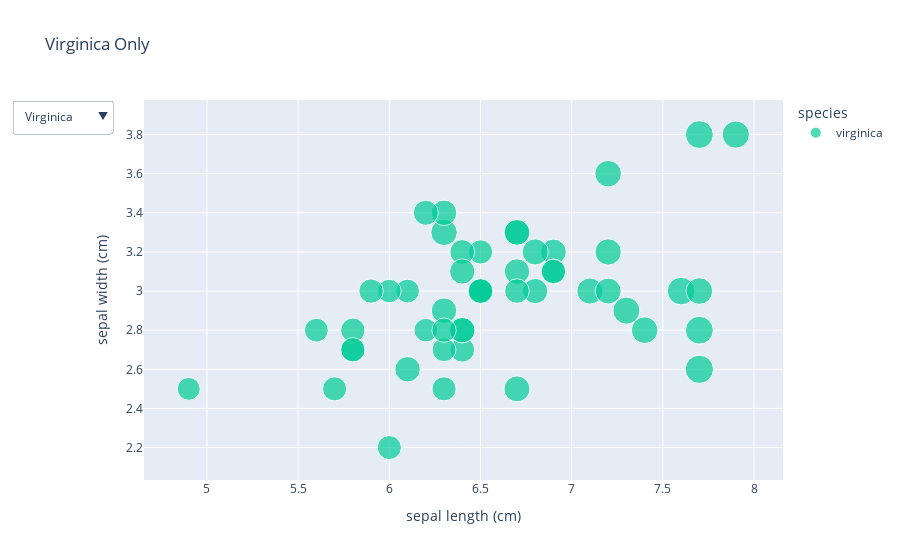

The notebook cell this image was saved under:
### Code cell
import plotly.express as px
from sklearn.datasets import load_iris
import pandas as pd

# Load the Iris dataset
iris = load_iris(as_frame=True)
df = iris.frame
df['species'] = iris.target_names[iris.target]

# Create the initial scatter plot
fig = px.scatter(
    df,
    x='sepal length (cm)',
    y='sepal width (cm)',
    color='species',
    size='petal length (cm)',
    hover_data=['petal width (cm)'],
    title='Interactive Iris Dataset Visualization'
)

# Add a dropdown menu to filter by species
fig.update_layout(
    updatemenus=[
        {
            'buttons': [
                {
                    'method': 'update',
                    'label': 'All Species',
                    'args': [{'visible': [True, True, True]}, {'title': 'All Species'}]
                },
                {
                    'method': 'update',
                    'label': 'Setosa',
                    'args': [{'visible': [True, False, False]}, {'title': 'Setosa Only'}]
                },
                {
                    'method': 'update',
                    'label': 'Versicolor',
                    'args': [{'visible': [False, True, False]}, {'title': 'Versicolor Only'}]
                },
                {
                    'method': 'update',
                    'label': 'Virginica',
                    'args': [{'visible': [False, False, True]}, {'title': 'Virginica Only'}]
                }
            ],
            'direction': 'down',
            'showactive': True,
        }
    ]
)

# Group the data by species to control visibility
fig.for_each_trace(lambda trace: trace.update(visible=True) if trace.name == 'setosa' else None)
fig.for_each_trace(lambda trace: trace.update(visible=True) if trace.name == 'versicolor' else None)
fig.for_each_trace(lambda trace: trace.update(visible=True) if trace.name == 'virginica' else None)

fig.show()

### Figure 1 — Plotly figure (JSON) as saved in the notebook; plotly's stock layout.template omitted (floating-point values rounded to 4 significant figures)
{"data": [{"customdata": [[0.2], [0.2], [0.2], [0.2], [0.2], [0.4], [0.3], [0.2], [0.2], [0.1], [0.2], [0.2], [0.1], [0.1], [0.2], [0.4], [0.4], [0.3], [0.3], [0.3], [0.2], [0.4], [0.2], [0.5], [0.2], [0.2], [0.4], [0.2], [0.2], [0.2], [0.2], [0.4], [0.1], [0.2], [0.2], [0.2], [0.2], [0.1], [0.2], [0.2], [0.3], [0.3], [0.2], [0.6], [0.4], [0.3], [0.2], [0.2], [0.2], [0.2]], "hovertemplate": "species=setosa<br>sepal length (cm)=%{x}<br>sepal width (cm)=%{y}<br>petal length (cm)=%{marker.size}<br>petal width (cm)=%{customdata[0]}<extra></extra>", "legendgroup": "setosa", "marker": {"color": "#636efa", "size": [1.4, 1.4, 1.3, 1.5, 1.4, 1.7, 1.4, 1.5, 1.4, 1.5, 1.5, 1.6, 1.4, 1.1, 1.2, 1.5, 1.3, 1.4, 1.7, 1.5, 1.7, 1.5, 1, 1.7, 1.9, 1.6, 1.6, 1.5, 1.4, 1.6, 1.6, 1.5, 1.5, 1.4, 1.5, 1.2, 1.3, 1.4, 1.3, 1.5, 1.3, 1.3, 1.3, 1.6, 1.9, 1.4, 1.6, 1.4, 1.5, 1.4], "sizemode": "area", "sizeref": 0.01725, "symbol": "circle"}, "mode": "markers", "name": "setosa", "orientation": "v", "showlegend": true, "type": "scatter", "visible": false, "x": [5.1, 4.9, 4.7, 4.6, 5, 5.4, 4.6, 5, 4.4, 4.9, 5.4, 4.8, 4.8, 4.3, 5.8, 5.7, 5.4, 5.1, 5.7, 5.1, 5.4, 5.1, 4.6, 5.1, 4.8, 5, 5, 5.2, 5.2, 4.7, 4.8, 5.4, 5.2, 5.5, 4.9, 5, 5.5, 4.9, 4.4, 5.1, 5, 4.5, 4.4, 5, 5.1, 4.8, 5.1, 4.6, 5.3, 5], "xaxis": "x", "y": [3.5, 3, 3.2, 3.1, 3.6, 3.9, 3.4, 3.4, 2.9, 3.1, 3.7, 3.4, 3, 3, 4, 4.4, 3.9, 3.5, 3.8, 3.8, 3.4, 3.7, 3.6, 3.3, 3.4, 3, 3.4, 3.5, 3.4, 3.2, 3.1, 3.4, 4.1, 4.2, 3.1, 3.2, 3.5, 3.6, 3, 3.4, 3.5, 2.3, 3.2, 3.5, 3.8, 3, 3.8, 3.2, 3.7, 3.3], "yaxis": "y"}, {"customdata": [[1.4], [1.5], [1.5], [1.3], [1.5], [1.3], [1.6], [1], [1.3], [1.4], [1], [1.5], [1], [1.4], [1.3], [1.4], [1.5], [1], [1.5], [1.1], [1.8], [1.3], [1.5], [1.2], [1.3], [1.4], [1.4], [1.7], [1.5], [1], [1.1], [1], [1.2], [1.6], [1.5], [1.6], [1.5], [1.3], [1.3], [1.3], [1.2], [1.4], [1.2], [1], [1.3], [1.2], [1.3], [1.3], [1.1], [1.3]], "hovertemplate": "species=versicolor<br>sepal length (cm)=%{x}<br>sepal width (cm)=%{y}<br>petal length (cm)=%{marker.size}<br>petal width (cm)=%{customdata[0]}<extra></extra>", "legendgroup": "versicolor", "marker": {"color": "#EF553B", "size": [4.7, 4.5, 4.9, 4, 4.6, 4.5, 4.7, 3.3, 4.6, 3.9, 3.5, 4.2, 4, 4.7, 3.6, 4.4, 4.5, 4.1, 4.5, 3.9, 4.8, 4, 4.9, 4.7, 4.3, 4.4, 4.8, 5, 4.5, 3.5, 3.8, 3.7, 3.9, 5.1, 4.5, 4.5, 4.7, 4.4, 4.1, 4, 4.4, 4.6, 4, 3.3, 4.2, 4.2, 4.2, 4.3, 3, 4.1], "sizemode": "area", "sizeref": 0.01725, "symbol": "circle"}, "mode": "markers", "name": "versicolor", "orientation": "v", "showlegend": true, "type": "scatter", "visible": false, "x": [7, 6.4, 6.9, 5.5, 6.5, 5.7, 6.3, 4.9, 6.6, 5.2, 5, 5.9, 6, 6.1, 5.6, 6.7, 5.6, 5.8, 6.2, 5.6, 5.9, 6.1, 6.3, 6.1, 6.4, 6.6, 6.8, 6.7, 6, 5.7, 5.5, 5.5, 5.8, 6, 5.4, 6, 6.7, 6.3, 5.6, 5.5, 5.5, 6.1, 5.8, 5, 5.6, 5.7, 5.7, 6.2, 5.1, 5.7], "xaxis": "x", "y": [3.2, 3.2, 3.1, 2.3, 2.8, 2.8, 3.3, 2.4, 2.9, 2.7, 2, 3, 2.2, 2.9, 2.9, 3.1, 3, 2.7, 2.2, 2.5, 3.2, 2.8, 2.5, 2.8, 2.9, 3, 2.8, 3, 2.9, 2.6, 2.4, 2.4, 2.7, 2.7, 3, 3.4, 3.1, 2.3, 3, 2.5, 2.6, 3, 2.6, 2.3, 2.7, 3, 2.9, 2.9, 2.5, 2.8], "yaxis": "y"}, {"customdata": [[2.5], [1.9], [2.1], [1.8], [2.2], [2.1], [1.7], [1.8], [1.8], [2.5], [2], [1.9], [2.1], [2], [2.4], [2.3], [1.8], [2.2], [2.3], [1.5], [2.3], [2], [2], [1.8], [2.1], [1.8], [1.8], [1.8], [2.1], [1.6], [1.9], [2], [2.2], [1.5], [1.4], [2.3], [2.4], [1.8], [1.8], [2.1], [2.4], [2.3], [1.9], [2.3], [2.5], [2.3], [1.9], [2], [2.3], [1.8]], "hovertemplate": "species=virginica<br>sepal length (cm)=%{x}<br>sepal width (cm)=%{y}<br>petal length (cm)=%{marker.size}<br>petal width (cm)=%{customdata[0]}<extra></extra>", "legendgroup": "virginica", "marker": {"color": "#00cc96", "size": [6, 5.1, 5.9, 5.6, 5.8, 6.6, 4.5, 6.3, 5.8, 6.1, 5.1, 5.3, 5.5, 5, 5.1, 5.3, 5.5, 6.7, 6.9, 5, 5.7, 4.9, 6.7, 4.9, 5.7, 6, 4.8, 4.9, 5.6, 5.8, 6.1, 6.4, 5.6, 5.1, 5.6, 6.1, 5.6, 5.5, 4.8, 5.4, 5.6, 5.1, 5.1, 5.9, 5.7, 5.2, 5, 5.2, 5.4, 5.1], "sizemode": "area", "sizeref": 0.01725, "symbol": "circle"}, "mode": "markers", "name": "virginica", "orientation": "v", "showlegend": true, "type": "scatter", "visible": true, "x": [6.3, 5.8, 7.1, 6.3, 6.5, 7.6, 4.9, 7.3, 6.7, 7.2, 6.5, 6.4, 6.8, 5.7, 5.8, 6.4, 6.5, 7.7, 7.7, 6, 6.9, 5.6, 7.7, 6.3, 6.7, 7.2, 6.2, 6.1, 6.4, 7.2, 7.4, 7.9, 6.4, 6.3, 6.1, 7.7, 6.3, 6.4, 6, 6.9, 6.7, 6.9, 5.8, 6.8, 6.7, 6.7, 6.3, 6.5, 6.2, 5.9], "xaxis": "x", "y": [3.3, 2.7, 3, 2.9, 3, 3, 2.5, 2.9, 2.5, 3.6, 3.2, 2.7, 3, 2.5, 2.8, 3.2, 3, 3.8, 2.6, 2.2, 3.2, 2.8, 2.8, 2.7, 3.3, 3.2, 2.8, 3, 2.8, 3, 2.8, 3.8, 2.8, 2.8, 2.6, 3, 3.4, 3.1, 3, 3.1, 3.1, 3.1, 2.7, 3.2, 3.3, 3, 2.5, 3, 3.4, 3], "yaxis": "y"}], "layout": {"autosize": true, "legend": {"itemsizing": "constant", "title": {"text": "species"}, "tracegroupgap": 0}, "title": {"text": "Virginica Only"}, "updatemenus": [{"active": 3, "buttons": [{"args": [{"visible": [true, true, true]}, {"title": "All Species"}], "label": "All Species", "method": "update"}, {"args": [{"visible": [true, false, false]}, {"title": "Setosa Only"}], "label": "Setosa", "method": "update"}, {"args": [{"visible": [false, true, false]}, {"title": "Versicolor Only"}], "label": "Versicolor", "method": "update"}, {"args": [{"visible": [false, false, true]}, {"title": "Virginica Only"}], "label": "Virginica", "method": "update"}], "direction": "down", "showactive": true}], "xaxis": {"anchor": "y", "autorange": true, "domain": [0, 1], "range": [4.62, 8.199], "title": {"text": "sepal length (cm)"}, "type": "linear"}, "yaxis": {"anchor": "x", "autorange": true, "domain": [0, 1], "range": [1.93, 4.096], "title": {"text": "sepal width (cm)"}, "type": "linear"}}}
